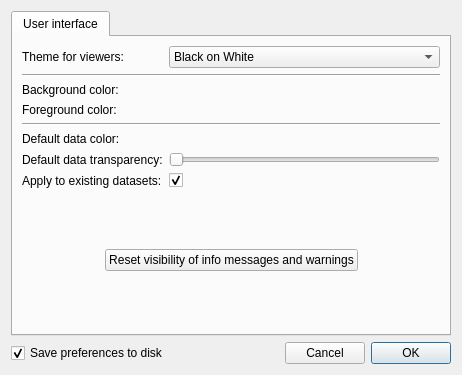
<?xml version="1.0" encoding="UTF-8"?>
<ui version="4.0">
 <class>Form</class>
 <widget class="QDialog" name="Form">
  <property name="geometry">
   <rect>
    <x>0</x>
    <y>0</y>
    <width>462</width>
    <height>375</height>
   </rect>
  </property>
  <property name="windowTitle">
   <string>Preferences</string>
  </property>
  <layout class="QGridLayout" name="gridLayout">
   <item row="1" column="0">
    <layout class="QHBoxLayout" name="horizontalLayout">
     <item>
      <widget class="QCheckBox" name="checkbox_save">
       <property name="text">
        <string>Save preferences to disk</string>
       </property>
       <property name="checked">
        <bool>true</bool>
       </property>
      </widget>
     </item>
     <item>
      <spacer name="horizontalSpacer">
       <property name="orientation">
        <enum>Qt::Horizontal</enum>
       </property>
       <property name="sizeHint" stdset="0">
        <size>
         <width>40</width>
         <height>20</height>
        </size>
       </property>
      </spacer>
     </item>
     <item>
      <widget class="QPushButton" name="cancel">
       <property name="text">
        <string>Cancel</string>
       </property>
      </widget>
     </item>
     <item>
      <widget class="QPushButton" name="ok">
       <property name="text">
        <string>OK</string>
       </property>
       <property name="default">
        <bool>true</bool>
       </property>
      </widget>
     </item>
    </layout>
   </item>
   <item row="0" column="0">
    <widget class="QTabWidget" name="tab_widget">
     <property name="currentIndex">
      <number>0</number>
     </property>
     <widget class="QWidget" name="tab">
      <attribute name="title">
       <string>User interface</string>
      </attribute>
      <layout class="QGridLayout" name="gridLayout_2">
       <item row="0" column="0">
        <widget class="QLabel" name="label_5">
         <property name="text">
          <string>Theme for viewers:</string>
         </property>
        </widget>
       </item>
       <item row="0" column="1">
        <widget class="QComboBox" name="combo_theme">
         <property name="sizeAdjustPolicy">
          <enum>QComboBox::AdjustToMinimumContentsLength</enum>
         </property>
         <item>
          <property name="text">
           <string>Black on White</string>
          </property>
         </item>
         <item>
          <property name="text">
           <string>White on Black</string>
          </property>
         </item>
         <item>
          <property name="text">
           <string>Custom</string>
          </property>
         </item>
        </widget>
       </item>
       <item row="1" column="0" colspan="2">
        <widget class="Line" name="line">
         <property name="orientation">
          <enum>Qt::Horizontal</enum>
         </property>
        </widget>
       </item>
       <item row="2" column="0">
        <widget class="QLabel" name="label_2">
         <property name="text">
          <string>Background color:</string>
         </property>
        </widget>
       </item>
       <item row="2" column="1">
        <widget class="QColorBox" name="color_background">
         <property name="text">
          <string/>
         </property>
        </widget>
       </item>
       <item row="3" column="0">
        <widget class="QLabel" name="label_3">
         <property name="text">
          <string>Foreground color:</string>
         </property>
        </widget>
       </item>
       <item row="3" column="1">
        <widget class="QColorBox" name="color_foreground">
         <property name="text">
          <string/>
         </property>
        </widget>
       </item>
       <item row="4" column="0" colspan="2">
        <widget class="Line" name="line_2">
         <property name="orientation">
          <enum>Qt::Horizontal</enum>
         </property>
        </widget>
       </item>
       <item row="5" column="0">
        <widget class="QLabel" name="label_4">
         <property name="text">
          <string>Default data color:</string>
         </property>
        </widget>
       </item>
       <item row="5" column="1">
        <widget class="QColorBox" name="color_default_data">
         <property name="text">
          <string/>
         </property>
        </widget>
       </item>
       <item row="6" column="0">
        <widget class="QLabel" name="label">
         <property name="text">
          <string>Default data transparency:</string>
         </property>
        </widget>
       </item>
       <item row="6" column="1">
        <widget class="QSlider" name="slider_alpha">
         <property name="maximum">
          <number>100</number>
         </property>
         <property name="orientation">
          <enum>Qt::Horizontal</enum>
         </property>
        </widget>
       </item>
       <item row="7" column="0">
        <widget class="QLabel" name="label_6">
         <property name="text">
          <string>Apply to existing datasets:</string>
         </property>
        </widget>
       </item>
       <item row="7" column="1">
        <widget class="QCheckBox" name="checkbox_apply">
         <property name="text">
          <string/>
         </property>
         <property name="checked">
          <bool>true</bool>
         </property>
        </widget>
       </item>
       <item row="8" column="0">
        <spacer name="verticalSpacer">
         <property name="orientation">
          <enum>Qt::Vertical</enum>
         </property>
         <property name="sizeHint" stdset="0">
          <size>
           <width>20</width>
           <height>40</height>
          </size>
         </property>
        </spacer>
       </item>
       <item row="10" column="0">
        <spacer name="verticalSpacer_2">
         <property name="orientation">
          <enum>Qt::Vertical</enum>
         </property>
         <property name="sizeHint" stdset="0">
          <size>
           <width>20</width>
           <height>40</height>
          </size>
         </property>
        </spacer>
       </item>
       <item row="9" column="0" colspan="2">
        <layout class="QHBoxLayout" name="horizontalLayout_2">
         <item>
          <spacer name="horizontalSpacer_2">
           <property name="orientation">
            <enum>Qt::Horizontal</enum>
           </property>
           <property name="sizeHint" stdset="0">
            <size>
             <width>40</width>
             <height>20</height>
            </size>
           </property>
          </spacer>
         </item>
         <item>
          <widget class="QPushButton" name="button_reset_dialogs">
           <property name="text">
            <string>Reset visibility of info messages and warnings</string>
           </property>
          </widget>
         </item>
         <item>
          <spacer name="horizontalSpacer_3">
           <property name="orientation">
            <enum>Qt::Horizontal</enum>
           </property>
           <property name="sizeHint" stdset="0">
            <size>
             <width>40</width>
             <height>20</height>
            </size>
           </property>
          </spacer>
         </item>
        </layout>
       </item>
      </layout>
      <zorder>combo_theme</zorder>
      <zorder>label_2</zorder>
      <zorder>label_3</zorder>
      <zorder>label_4</zorder>
      <zorder>color_default_data</zorder>
      <zorder>color_foreground</zorder>
      <zorder>line</zorder>
      <zorder>checkbox_apply</zorder>
      <zorder>label_5</zorder>
      <zorder>slider_alpha</zorder>
      <zorder>label</zorder>
      <zorder>label_6</zorder>
      <zorder>color_background</zorder>
      <zorder>line_2</zorder>
      <zorder>horizontalLayoutWidget</zorder>
      <zorder>verticalSpacer_2</zorder>
      <zorder>button_reset_dialogs</zorder>
     </widget>
    </widget>
   </item>
  </layout>
 </widget>
 <customwidgets>
  <customwidget>
   <class>QColorBox</class>
   <extends>QLabel</extends>
   <header>glue.utils.qt.colors</header>
  </customwidget>
 </customwidgets>
 <resources/>
 <connections/>
</ui>
